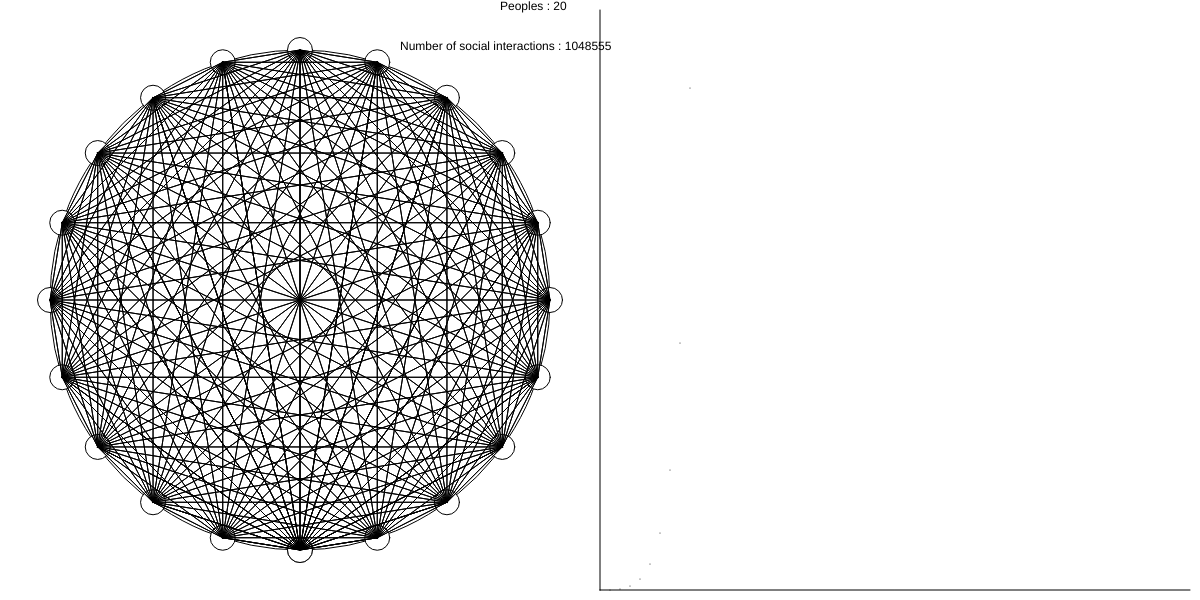
Frame 1 (no input)
Frame 60 (no input): identical to frame 1, image omitted
Frame 120 (the mouse pressed at the canvas centre since frame 60): identical to frame 1, image omitted

The p5.js sketch that drew this single still picture (run headless with seeded random() and noise() and a simulated clock; from frame 60 on, the mouse is pressed at the canvas centre):

// p5.js sketch
// ── sketch.js
//slet pn=10; // peoples number
let pn;
let cw=600; // canvas width
let ch=600; // canvas height
let tr=250; // table radius
let tpx=cw/2; // table position x
let tpy=ch/2; //table position y
let pr=25; //  people's radius
let  peoples= [];
let pnslider;
let complexity;
// precalculated factorials 0 to 25 to increase rendering speed, just fact[yourNumber]
let fact = [1, 1, 2, 6, 24, 120, 720, 5040, 40320, 362880, 3628800, 39916800, 479001600, 6227020800, 87178291200, 1307674368000, 20922789888000, 355687428096000, 6402373705728000, 121645100408832000, 2432902008176640000, 51090942171709440000, 1124000727777607680000, 25852016738884976640000, 620448401733239439360000, 15511210043330985984000000]

function setup() {
  createCanvas(2*cw, ch);
  pnslider = createSlider(1,20);
  //noLoop();
}

function draw() {
  clear();
  peoples=[];
  pn=pnslider.value();
  complexity= pn*pn - pn
  
  console.log("pn value in draw : " + pn);
  // draw table
  ellipse(cw/2, ch/2, 2*tr);

  // determinate pepoles angle position from table's center
  var angle = (2*PI)/pn;

  function drawPeople(angle) {
    var lx= tr*sin(angle);
    var ly= tr*cos(angle);
    ellipse((tpx + lx),( tpy + ly), pr);
    return [(tpx + lx),(tpy + ly)];
    }

  function drawRelations(peoples) {
    // draw relations between someone and all other peoples
    for (var i = 0; i < peoples.length; i++) {
      for (var j = 0; j < peoples.length; j++) {
        console.log('*');
        line(peoples[i][0],peoples[i][1],peoples[j][0],peoples[j][1]);
        }
      }
    }

    function totalSocInts(groupSize){
      // math formula :  http://www.intuitor.com/statistics/SmallGroups.html
      var totalInts=0;
      for (var i = 2; i <= groupSize; i++){
        totalInts+= fact[groupSize]/ (fact[i] * fact[groupSize-i] )
      }
      return totalInts;
    }

    function drawComplexityGraph() {
      // plot x and y axis
      refx=cw;
      refy=ch-10;
      line(refx, refy, 2*cw-10,ch-10);
      line(refx, refy,cw, 10);
      // plot complexity in relation to people number
      step=10;
      for (var i=0; i<=pn;i++) {
        //point(refx + i*step ,refy - (i*i - i));
        point(refx + i*step ,refy - totalSocInts(i));

      }
    }

    function fact2(num)
    // calculate factorial number but long for big numbers => see precalculated fact list
    {
        var rval=1;
        for (var i = 2; i <= num; i++)
            rval = rval * i;
        return rval;
    }

    
    // draw peoples
    for(i=0;i<=pn;i++){
      angle=i * radians(360 / pn);
      someone=drawPeople(angle);
      peoples.push(someone);
    }
    // draw relations
    drawRelations(peoples);
    // draw text infos
    
    let total=totalSocInts(pn);

    text("Peoples : " + pn,cw - 100,10);
    text("Number of social interactions : " + total,cw - 200,50);
    // draw complexity graph
    drawComplexityGraph()
}
